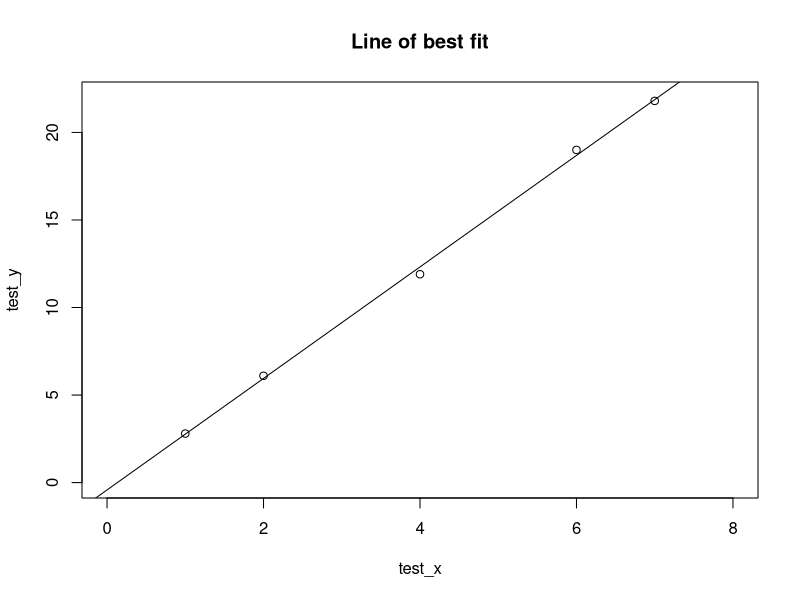

Generate this figure with R:
# Simple linear regression

# Create some sample data and plug into dataframe
test_x <- c(1, 2, 4, 6, 7)
test_y <- c(2.8, 6.1, 11.9, 19, 21.8)
df = data.frame(test_x, test_y)
n = nrow(df)

# Compute population variance in x manually
popvar <- function (x) mean((x-mean(x))^2)
var_x = popvar(df[,1])
cat(var_x)

# Compute population covariance in x, y
popcov <- function (x, y) mean(x*y) - mean(x) * mean(y)
cov_xy = popcov(test_x, test_y)

# Calculate slope and intercept
beta <- cov_xy/var_x
alpha <- mean(df[,2]) - beta * mean(df[,1])

# Plot our values and line of best fit:
plot(test_x, test_y, xlim = c(0, 8), ylim = c(0, 22), main = "Line of best fit")
abline(alpha, beta)

# We could have used inbuilt functions:
cov(test_x, test_y) / var(test_x)
# Note R returns sample variance/covariance while we used population var/cov
# It does not matter in our case since factors get cancelled out

# Even simpler yet, we may use R's inbuilt simple LR function lm:
model <- lm(test_y ~ test_x)
summary(model)

# Extract the intercept and slope
intercept <- coef(model)[1]
slope <- coef(model)[2]

# Note we get the same intercept and slope
cat("Intercept:", intercept)
cat("Slope:", slope)


###
# Standard errors in alpha, beta:
###
# The model summary has given us the standard errors in estimating our
# parameters. Let us try to reproduce these values from scratch.

# Beta
# Record predictions and errors squared:
df$predictions <- alpha + beta*df$test_x
df$errors_squared <- (df$test_y - df$predictions)^2
error_var = sum(df$errors_squared) / (n - 2)
sxx = sum((test_x - mean(test_x))^2)

beta_var <- error_var/sxx
beta_se <- sqrt(beta_var)
print(beta_se)

# Alpha
alpha_var = error_var/n + mean(test_x)^2 * beta_var
alpha_se = sqrt(alpha_var)
print(alpha_se)


###
# The t-statistic
###
# Calculate t-values
alpha_t = alpha/alpha_se
beta_t = beta/beta_se

print(alpha_t)
print(beta_t)

# Calculate the probabilities of observing such extreme t-values
# We use the inbuilt function pt (cumulative function for the t-distribution)
alpha_p_t = pt(alpha_t, 3)*2
beta_p_t = pt(-beta_t, 3)*2

print(alpha_p_t)
print(beta_p_t)

